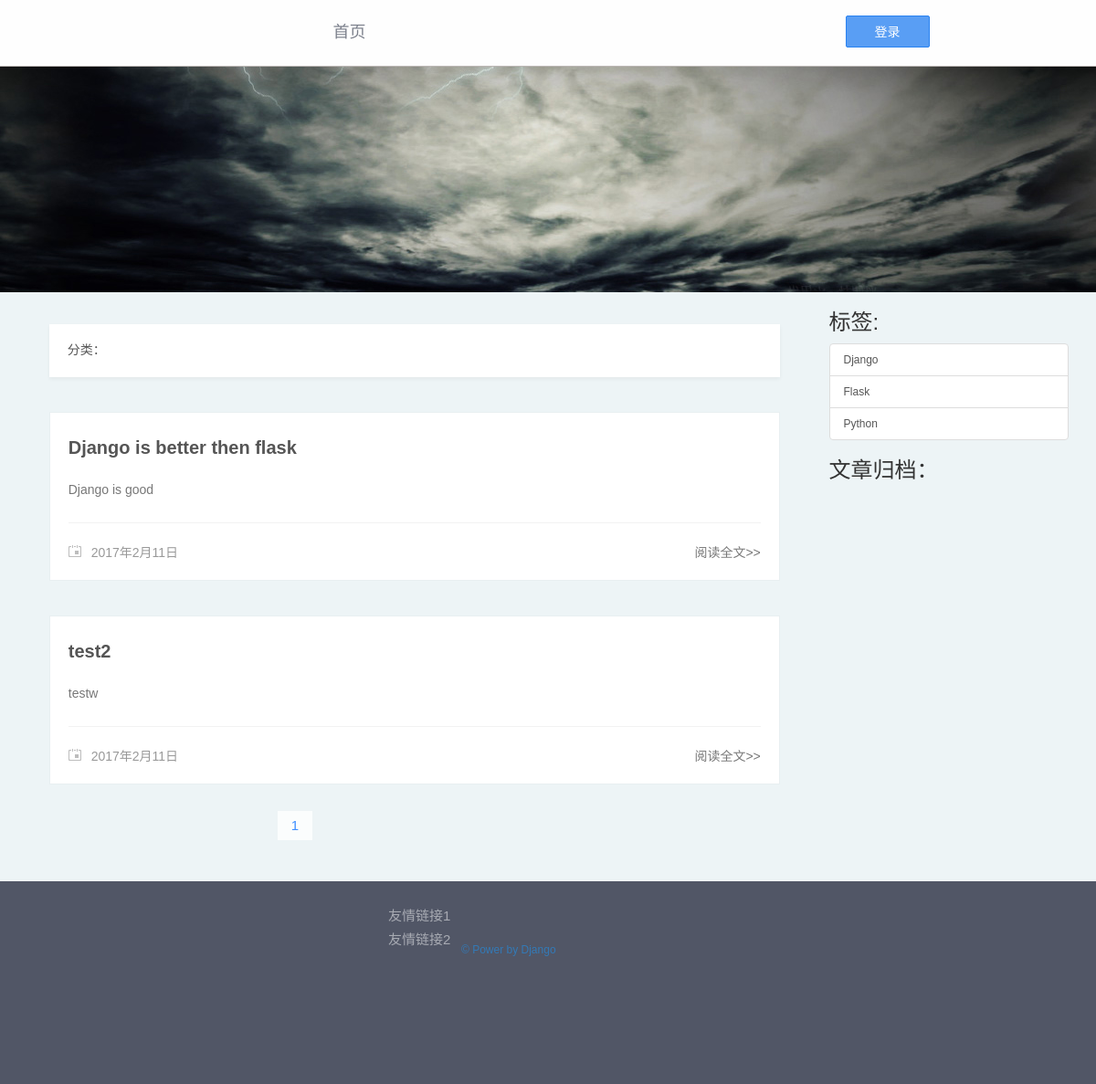
The page /tag/1 on the database its author committed.
### blog/models.py (models this page shows, shortened)
class Article(models.Model):
    STATUS_CHOICES = (
        ('d','Draft'),
        ('p','Published'),
    )
    objects = ArticleManage()
    title = models.CharField('title',max_length = 70)
    body = models.TextField('body')
    created_time = models.DateTimeField('文章创建时间',auto_now_add = True)
    last_modified_time = models.DateTimeField('last_modified_time',auto_now = True)
    status = models.CharField('status',max_length = 1,choices = STATUS_CHOICES)
    abstract = models.CharField('abstract',max_length = 54,blank = True,null = True,help_text = 'you can choice fist 54 words as the abstruct')
    views = models.PositiveIntegerField('views',default = 0)
    likes= models.PositiveIntegerField('liskes',default = 0)
    topped = models.BooleanField('topped',default = False)
    category = models.ForeignKey('Category',verbose_name = 'category',null = True,on_delete = models.SET_NULL)
    tags = models.ManyToManyField('Tag',verbose_name = 'tags',blank = True)
    class Meta:
        ordering = ['-last_modified_time']

class Tag(models.Model):
    name = models.CharField('name',max_length = 20)
    created_time = models.DateTimeField('created_time',auto_now_add = True)
    last_modified_time = models.DateTimeField('last_modified_time',auto_now = True)

### blog/views.py (the view)
# urls.py: url(r'^tag/(?P<tag_id>\d+)$',views.TagView.as_view(),name = 'tag'),
class TagView(ListView):
    template_name = 'blog/index.html'
    context_object_name = 'article_list'
    def get_queryset(self):
        article_list = Article.objects.filter(tags = self.kwargs['tag_id'], status = 'p')
        for article in article_list:
            article.body = markdown2.markdown(article.body)
        return article_list
    def get_context_data(self,**kwargs):
        kwargs['tag_list'] = Tag.objects.all().order_by('name')
        return super(TagView,self).get_context_data(**kwargs)

### blog/templatetags/paginate_tags.py (called while the page is built)
def get_right(current_page,right,num_pages):
    if current_page == num_pages:
        return []
    return [i+1 for i in range(current_page,current_page + right -1) if i < num_pages-1]

### blog/templates/blog/index.html (shortened to what this page needs)
{% extends 'base.html' %}
{% block content %}
    <div id="banner" class="noselect"></div>
    <div class="container">
        <div class="row">
            <div class="col-lg-9">
                <div id="category" class="noselect">
                    <div id="category-title">
                        <ul>
                            <li>分类：</li>
                        </ul>
                    </div>
                </div>
                <div id="bd" class="wrp clear-fix">
                    <div id="main">
                        {% load paginate_tags %}
                        {% for article in article_list %}
                            <div class="post">
                                <div class="post-hd">
                                    <h1 class="title"><a
                                            href="{% url 'blog:detail' article.pk %}">{{ article.title }}</a></h1>
                                </div>
                                <div class="post-bd">
                                    <p>{{ article.abstract }}</p>
                                </div>
                                <div class="post-ft">
                                    <a href="{% url 'blog:detail' article.id %}" class="more">阅读全文>></a>
                                    <i class="icon-date"></i>
                                    <span class="date">{{ article.last_modified_time|date:"Y年n月d日" }}</span>
                                </div>
                            </div>
                        {% endfor %}
                        {% include 'blog/pagination.html' %}
                    </div>
                </div>
            </div>
            <div class="col-lg-3">
                <h3>标签:</h3>
                <div class="list-group">
                    {% for tag in tag_list %}
                        <a href="{% url 'blog:tag' tag.pk %}" class="list-group-item">{{ tag.name }}</a>
                    {% endfor %}
                </div>
                <h3>文章归档：</h3>
            </div>
        </div>
    </div>
{% endblock %}

### blog/static/blog/css/style.css (style rules this page uses)
html, body { margin: 0; padding: 0; border: 0; font-size: 100%; vertical-align: baseline; line-height: 1; }
body { margin: 0; padding: 0; font: 12px 'Microsoft Yahei', '微软雅黑', 'simsun', Arial, sans-serif; background-color: #edf4f6; min-width: 960px; }
ul { padding: 0; margin: 0; }
li { float:left; list-style: none; }
a { text-decoration: none }
.noselect { -webkit-touch-callout: none; -webkit-user-select: none; -khtml-user-select: none; -moz-user-select: none; -ms-user-select: none; user-select: none; }
.wrp { width: 960px; height: 72px; margin: 0 auto; }
.clear-fix:after { clear: both; display: block; visibility: hidden; overflow: hidden; height: 0; content: '.' }
.clear-fix { zoom: 1 }
#banner { background: url(../img/banner.jpg) no-repeat center; height: 247px; }
#bd { margin: 0 auto; width: 800px; height: auto; }
#main { float: left; overflow-x: hidden; width: 100% }
.post { margin-top: 38px; border: 1px solid #e8eff1; background-color: #fff; padding-left: 20px; padding-right: 20px; }
.post-hd .title { margin: 27px 0 27px; font-size: 20px; font-weight: bold; color: #555; }
.post-hd .title a { color: #555; }
.icon-date { display: inline-block; *display: inline; *zoom: 1; width: 14px; height: 13px; margin-right: 7px; background: url(../img/date.png) no-repeat; }
.read, .date { color: #999; margin-right: 12px; }
.post-bd { / / min-height: 250 px; word-break: break-word; color: #777; }
.post-bd p { color: #777; font-size: 14px; }
.post-ft { margin-top: 28px; padding: 21px 0 21px 0; border-top: 1px solid #f2f2f2; color: #999; font-size: 14px; }
.post-ft .more { float: right; color: #777; }
#category { display: block; width: 800px; margin: 0 auto; height: 58px; margin-top: 35px; background-color: #fff; box-shadow: 0 2px 4px rgba(0, 0, 0, 0.05); }
#category-title { margin-left: 20px; }
#category-title li { display: inline-block; *display: inline; *zoom: 1; font-size: 14px; color: #555; line-height: 57px; vertical-align: top; }

### rows shown on the page
Article: title "Django is better then flask", abstract "Django is good", last_modified_time "2017年2月11日"
Article: title "test2", abstract "testw", last_modified_time "2017年2月11日"
Tag: name "Django"
Tag: name "Flask"
Tag: name "Python"
